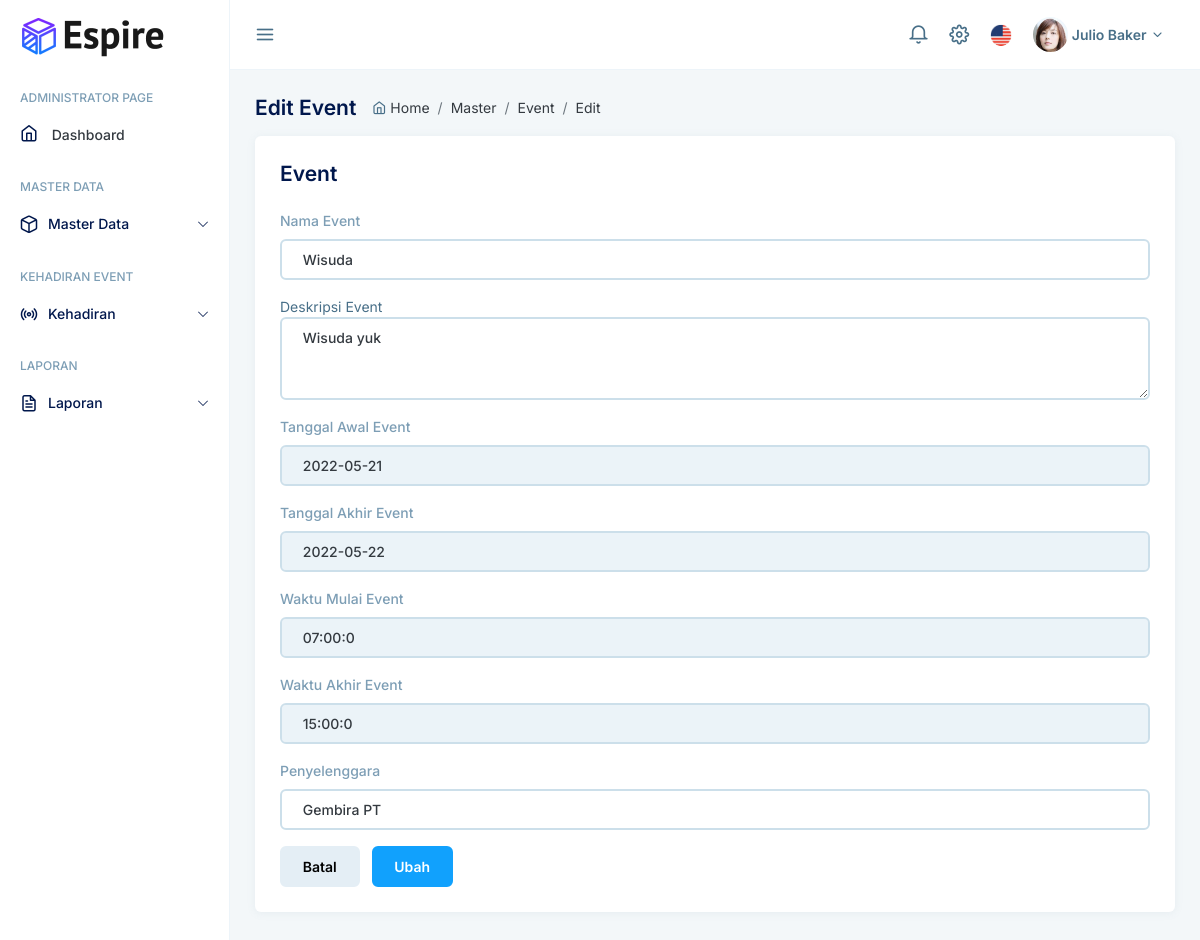
/event/edit/1, run on the app's committed database.
### tables this page shows
CREATE TABLE `event` (
  `id` int(11) NOT NULL,
  `nama_event` varchar(150) NOT NULL,
  `deskripsi_event` text NOT NULL,
  `tanggal_awal` date NOT NULL,
  `tanggal_akhir` date NOT NULL,
  `waktu_mulai` time NOT NULL,
  `waktu_berakhir` time NOT NULL,
  `penyelenggara` varchar(100) NOT NULL
);

### application/controllers/Event.php (called while the page is built, shortened)
<?php
class Event extends CI_Controller
{
    public function __construct()
    {
        $this->load->library('form_validation');
        $this->load->model('Event_model');
    }
    public function edit($id)
    {
        $this->form_validation->set_rules(
            'nama_event',
            'Nama Event',
            'required',
            [
                'required' => "Field ini harus diisi"
            ]
        );
        $this->form_validation->set_rules(
            'deskripsi_event',
            'Deskripsi Event',
            'required',
            [
                'required' => "Field ini harus diisi"
            ]
        );
        $this->form_validation->set_rules(
            'tanggal_awal',
            'Tanggal Awal',
            'required',
            [
                'required' => "Field ini harus diisi"
            ]
        );
        $this->form_validation->set_rules(
            'tanggal_akhir',
            'Tanggal Akhir',
            'required',
            [
                'required' => "Field ini harus diisi"
            ]
        );
        $this->form_validation->set_rules(
            'waktu_mulai',
            'Waktu Mulai',
            'required',
            [
                'required' => "Field ini harus diisi"
            ]
        );
        $this->form_validation->set_rules(
            'waktu_berakhir',
            'Waktu Akhir',
            'required',
            [
                'required' => "Field ini harus diisi"
            ]
        );
        $this->form_validation->set_rules(
            'penyelenggara',
            'Penyelenggara',
            'required',
            [
                'required' => "Field ini harus diisi"
            ]
        );
        if ($this->form_validation->run() == FALSE) {
            $data['title'] = "Event - SIM Event";
            $data['event'] = $this->Event_model->getByid($id);
            $this->load->view('layout/header', $data);
            $this->load->view('layout/navbar', $data);
            $this->load->view('layout/sidebar', $data);
            $this->load->view('content/event/edit', $data);
            $this->load->view('layout/footer', $data);
        } else {
            $this->Event_model->edit();
            $this->session->set_flashdata('message', 'Diubah');
            redirect('event/index');
        }
    }
}

### index.php (called while the page is built, shortened)
<?php
require_once BASEPATH.'core/CodeIgniter.php';

### application/models/Event_model.php (called while the page is built, shortened)
<?php
class Event_model extends CI_Model
{
    public function getByid($id)
    {
        if ($id == NULL) {
            return $this->db->get('event')->result_array();
        } else {
            return $this->db->get_where('event', ['id' => $id])->row_array();
        }
    }
}

### application/views/content/event/edit.php (the view, shortened to what this page needs)
<div class="content">
    <div class="main">
        <div class="page-header">
            <h4 class="page-title">Edit Event</h4>
            <div class="breadcrumb">
                <span class="me-1 text-gray"><i class="feather icon-home"></i></span>
                <div class="breadcrumb-item"><a href="index.html"> Home </a></div>
                <div class="breadcrumb-item"><a href="javascript:void(0)"> Master </a></div>
                <div class="breadcrumb-item"><a href="javascript:void(0)"> Event </a></div>
                <div class="breadcrumb-item"><a href="#"> Edit </a></div>
            </div>
        </div>
        <div class="card">
            <div class="card-body">
                <h4>Event</h4>
                <div class="mt-4">
                    <div class="row">
                        <div class="col-md-12">
                            <form method="POST">
                                <div class="mb-3">
                                    <label for="nama_event" class="form-label">Nama Event</label>
                                    <input type="text" class="form-control" id="nama_event" name="nama_event" placeholder="Wisuda" value="<?= $event['nama_event'] ?>">
                                </div>
                                <div class="mb-3">
                                    <label for="deskripsi_event">Deskripsi Event</label>
                                    <textarea name="deskripsi_event" id="deskripsi_event" cols="30" rows="3" class="form-control" placeholder="Wisuda adalah kegiatan yang sakral"><?= $event['deskripsi_event'] ?></textarea>
                                </div>
                                <div class="mb-3">
                                    <label for="tanggal_awal" class="form-label">Tanggal Awal Event</label>
                                    <input type="text" class="form-control flatpickr" name="tanggal_awal" id="tanggal_awal" value="<?= $event['tanggal_awal'] ?>" placeholder="2022-05-24">
                                </div>
                                <div class="mb-3">
                                    <label for="tanggal_akhir" class="form-label">Tanggal Akhir Event</label>
                                    <input type="text" class="form-control flatpickr" name="tanggal_akhir" id="tanggal_akhir" value="<?= $event['tanggal_akhir'] ?>" placeholder="2022-05-24">
                                </div>
                                <div class="mb-3">
                                    <label for="waktu_mulai" class="form-label">Waktu Mulai Event</label>
                                    <input type="text" class="form-control timepickr" name="waktu_mulai" id="waktu_mulai" value="<?= $event['waktu_mulai'] ?>" placeholder="05:00:00">
                                </div>
                                <div class="mb-3">
                                    <label for="waktu_berakhir" class="form-label">Waktu Akhir Event</label>
                                    <input type="text" class="form-control timepickr" name="waktu_berakhir" id="waktu_berakhir" value="<?= $event['waktu_berakhir'] ?>" placeholder="05:00:00">
                                </div>
                                <div class="mb-3">
                                    <label for="penyelenggara" class="form-label">Penyelenggara</label>
                                    <input type="text" class="form-control" name="penyelenggara" id="penyelenggara" value="<?= $event['penyelenggara'] ?>" placeholder="Ardhacodes">
                                </div>
                                <a href="<?= base_url('event') ?>" class="btn btn-secondary me-2">Batal</a>
                                <button type="submit" class="btn btn-primary">Ubah</button>
                            </form>
                        </div>
                    </div>
                </div>
            </div>
        </div>
    </div>
</div>
</div>
</div>

### data on the page
event: nama_event "Wisuda", deskripsi_event "Wisuda yuk", tanggal_awal "2022-05-21", tanggal_akhir "2022-05-22", waktu_mulai "07:00:0", waktu_berakhir "15:00:0", penyelenggara "Gembira PT"
